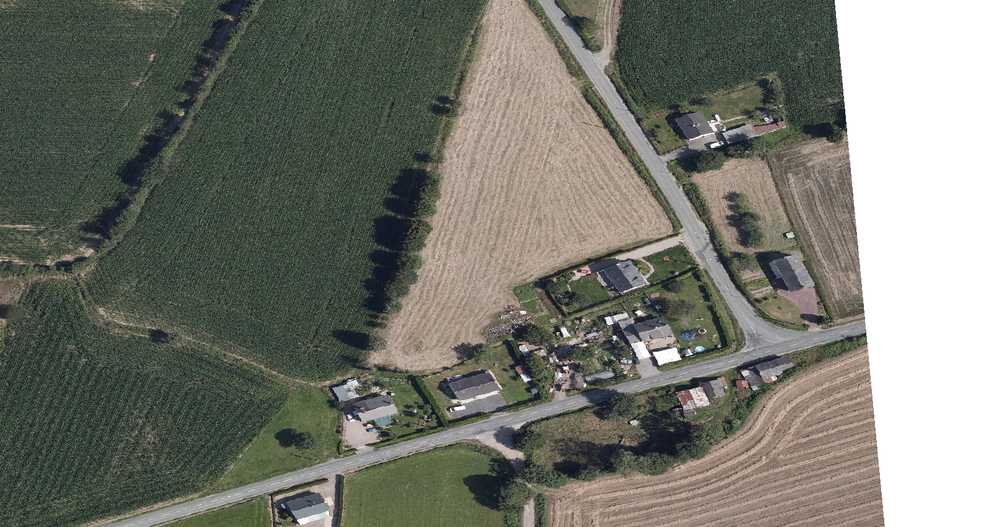
#> input picture image.png, 1000 x 527 px, shrunk from 1616 x 851 before the run, found by its file name
$ python images_YUV.py
#> lines starting #> are read from the running program, lines starting #| are printed output that depends on the picture
import cv2
import matplotlib.pyplot as plt

def afficher_YUV(image_name):
    """
    Affiche l'image dans l'espace colorimétrique YUV.
    """
#> called with image_name = 'image.png'
    # Charger l'image
    image = cv2.imread(image_name)
#> image is the input picture: shape (527, 1000, 3); mean B, G, R 109.8, 119.3, 117.4

    # Convertir l'image de BGR à YUV
    yuv_image = cv2.cvtColor(image, cv2.COLOR_BGR2YUV)
#> yuv_image: shape (527, 1000, 3); mean of channels 0, 1, 2 117.6, 124.3, 127.8

    # Séparer les canaux Y, U, et V
    Y, U, V = cv2.split(yuv_image)
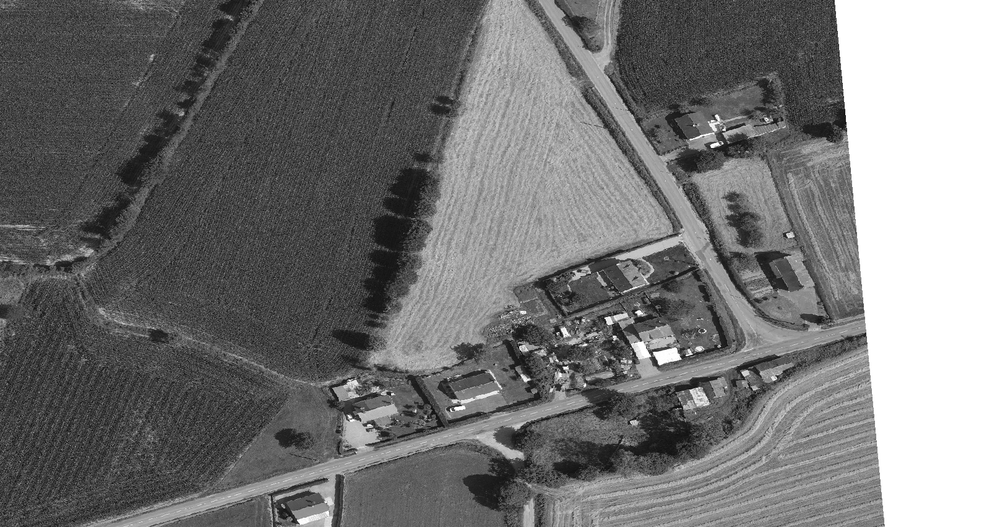
#> Y: shape (527, 1000); min 0, max 255, mean 117.6
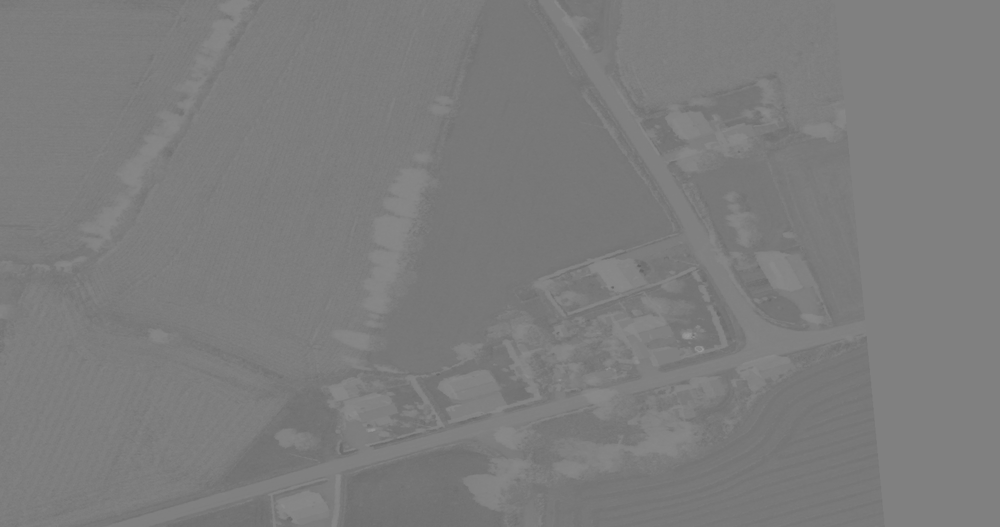
#> U: shape (527, 1000); min 99, max 153, mean 124.3
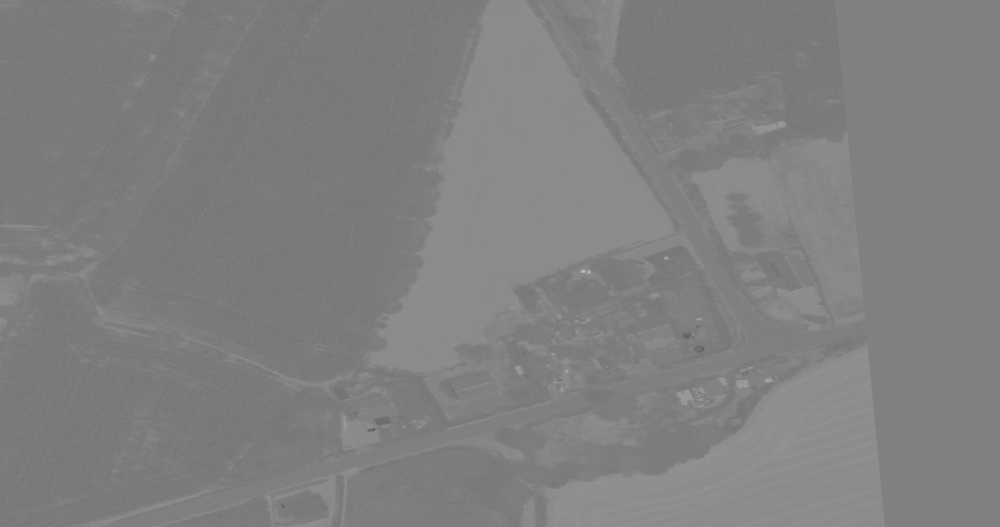
#> V: shape (527, 1000); min 92, max 182, mean 127.8

    # Afficher les canaux Y, U, et V séparément
    plt.figure(figsize=(12, 4))

    plt.subplot(1, 3, 1)
    plt.imshow(Y, cmap='gray')  # Afficher le canal Y en niveaux de gris
    plt.title("Canal Y (Luminance)")
    plt.axis('off')

    plt.subplot(1, 3, 2)
    plt.imshow(U, cmap='gray')  # Afficher le canal U en niveaux de gris
    plt.title("Canal U (Chrominance)")
    plt.axis('off')

    plt.subplot(1, 3, 3)
    plt.imshow(V, cmap='gray')  # Afficher le canal V en niveaux de gris
    plt.title("Canal V (Chrominance)")
    plt.axis('off')

    plt.tight_layout()
    plt.show()
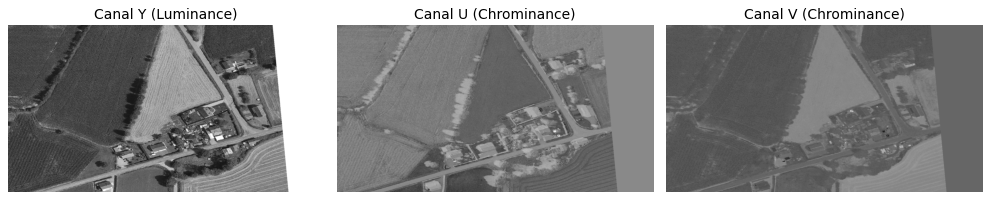
#> figure drawn by matplotlib, 3 panels

# Exemple d'utilisation
image_name = 'image.png'  # Remplacer par le chemin de l'image
afficher_YUV(image_name)

$ run again, with route11_segmentee.png copied over image.png
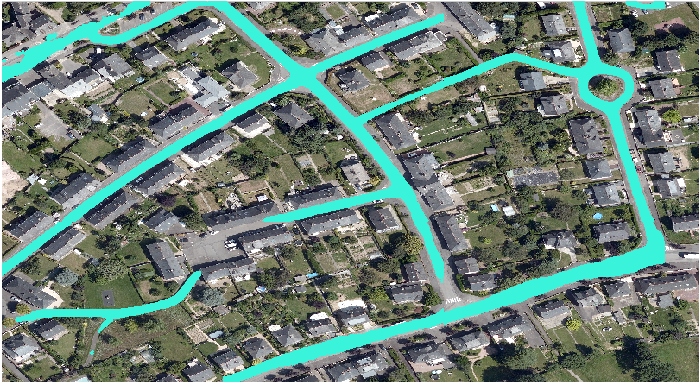
#> input picture route11_segmentee.png, 699 x 382 px, found by its file name
#> in afficher_YUV, image is the input picture: shape (382, 699, 3); mean B, G, R 116.6, 126.8, 106.8
#> yuv_image: shape (382, 699, 3); mean of channels 0, 1, 2 119.7, 126.5, 116.8
#> in afficher_YUV, `Y, U, V = cv2.split(yuv_image)`:
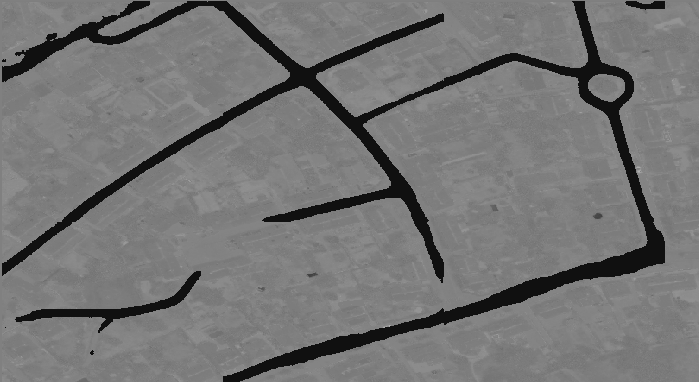
#> V: shape (382, 699); min 16, max 176, mean 116.8
#> in afficher_YUV, `plt.show()`:
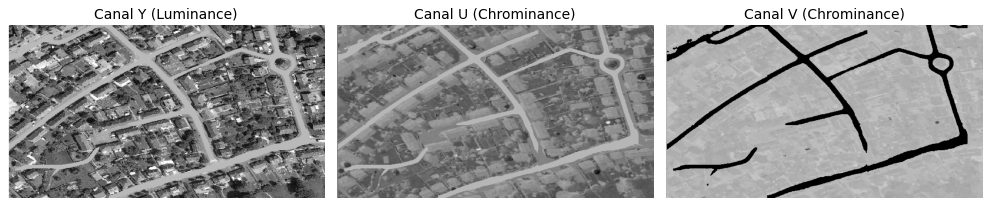
#> figure drawn by matplotlib, 3 panels
